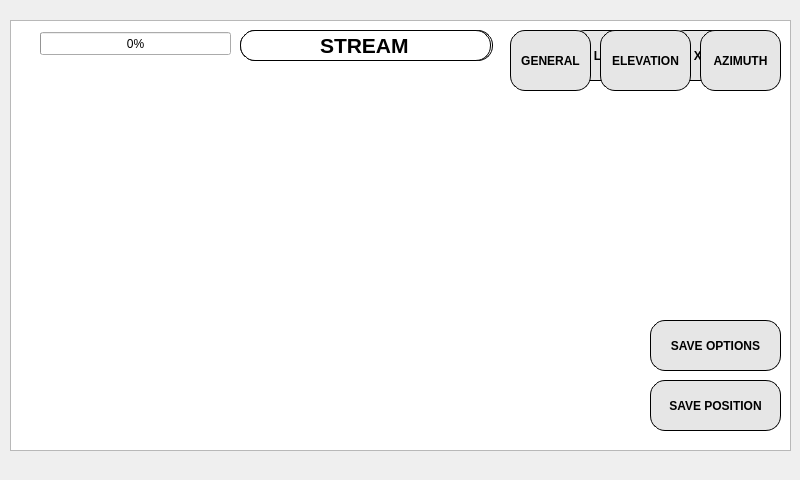
<?xml version="1.0" encoding="UTF-8"?>
<ui version="4.0">
 <class>AfficheSolutions</class>
 <widget class="QDialog" name="AfficheSolutions">
  <property name="geometry">
   <rect>
    <x>0</x>
    <y>0</y>
    <width>800</width>
    <height>480</height>
   </rect>
  </property>
  <property name="windowTitle">
   <string>Rover Solutions</string>
  </property>
  <widget class="QGraphicsView" name="AfficheSolutionsgraphicsView">
   <property name="enabled">
    <bool>true</bool>
   </property>
   <property name="geometry">
    <rect>
     <x>10</x>
     <y>20</y>
     <width>781</width>
     <height>431</height>
    </rect>
   </property>
   <property name="autoFillBackground">
    <bool>false</bool>
   </property>
   <property name="backgroundBrush">
    <brush brushstyle="NoBrush">
     <color alpha="0">
      <red>0</red>
      <green>0</green>
      <blue>0</blue>
     </color>
    </brush>
   </property>
   <property name="foregroundBrush">
    <brush brushstyle="NoBrush">
     <color alpha="0">
      <red>0</red>
      <green>0</green>
      <blue>0</blue>
     </color>
    </brush>
   </property>
  </widget>
  <widget class="QLineEdit" name="lineEditStatut">
   <property name="enabled">
    <bool>true</bool>
   </property>
   <property name="geometry">
    <rect>
     <x>242</x>
     <y>30</y>
     <width>251</width>
     <height>31</height>
    </rect>
   </property>
   <property name="font">
    <font>
     <pointsize>16</pointsize>
     <weight>75</weight>
     <bold>true</bold>
    </font>
   </property>
   <property name="styleSheet">
    <string notr="true">border-radius: 15px;
border: 1px solid black;
</string>
   </property>
   <property name="text">
    <string>STATUS</string>
   </property>
   <property name="alignment">
    <set>Qt::AlignCenter</set>
   </property>
   <property name="dragEnabled">
    <bool>false</bool>
   </property>
   <property name="readOnly">
    <bool>true</bool>
   </property>
  </widget>
  <widget class="QLineEdit" name="lineEditPositionXYZ">
   <property name="enabled">
    <bool>true</bool>
   </property>
   <property name="geometry">
    <rect>
     <x>50</x>
     <y>160</y>
     <width>113</width>
     <height>27</height>
    </rect>
   </property>
   <property name="text">
    <string>Rover Single:</string>
   </property>
   <property name="dragEnabled">
    <bool>false</bool>
   </property>
   <property name="readOnly">
    <bool>true</bool>
   </property>
  </widget>
  <widget class="QLineEdit" name="lineEditPositionX">
   <property name="enabled">
    <bool>true</bool>
   </property>
   <property name="geometry">
    <rect>
     <x>180</x>
     <y>160</y>
     <width>191</width>
     <height>27</height>
    </rect>
   </property>
   <property name="text">
    <string/>
   </property>
   <property name="dragEnabled">
    <bool>false</bool>
   </property>
   <property name="readOnly">
    <bool>true</bool>
   </property>
  </widget>
  <widget class="QLineEdit" name="lineEditPositionY">
   <property name="enabled">
    <bool>true</bool>
   </property>
   <property name="geometry">
    <rect>
     <x>180</x>
     <y>200</y>
     <width>191</width>
     <height>27</height>
    </rect>
   </property>
   <property name="text">
    <string/>
   </property>
   <property name="dragEnabled">
    <bool>false</bool>
   </property>
   <property name="readOnly">
    <bool>true</bool>
   </property>
  </widget>
  <widget class="QLineEdit" name="lineEditPositionZ">
   <property name="enabled">
    <bool>true</bool>
   </property>
   <property name="geometry">
    <rect>
     <x>180</x>
     <y>240</y>
     <width>191</width>
     <height>27</height>
    </rect>
   </property>
   <property name="text">
    <string/>
   </property>
   <property name="dragEnabled">
    <bool>false</bool>
   </property>
   <property name="readOnly">
    <bool>true</bool>
   </property>
  </widget>
  <widget class="QLineEdit" name="lineEditPositionH">
   <property name="enabled">
    <bool>true</bool>
   </property>
   <property name="geometry">
    <rect>
     <x>180</x>
     <y>360</y>
     <width>191</width>
     <height>27</height>
    </rect>
   </property>
   <property name="text">
    <string/>
   </property>
   <property name="dragEnabled">
    <bool>false</bool>
   </property>
   <property name="readOnly">
    <bool>true</bool>
   </property>
  </widget>
  <widget class="QLineEdit" name="lineEditPositionLat">
   <property name="enabled">
    <bool>true</bool>
   </property>
   <property name="geometry">
    <rect>
     <x>180</x>
     <y>280</y>
     <width>191</width>
     <height>27</height>
    </rect>
   </property>
   <property name="text">
    <string/>
   </property>
   <property name="dragEnabled">
    <bool>false</bool>
   </property>
   <property name="readOnly">
    <bool>true</bool>
   </property>
  </widget>
  <widget class="QLineEdit" name="lineEditPositionLong">
   <property name="enabled">
    <bool>true</bool>
   </property>
   <property name="geometry">
    <rect>
     <x>180</x>
     <y>320</y>
     <width>191</width>
     <height>27</height>
    </rect>
   </property>
   <property name="text">
    <string/>
   </property>
   <property name="dragEnabled">
    <bool>false</bool>
   </property>
   <property name="readOnly">
    <bool>true</bool>
   </property>
  </widget>
  <widget class="QLineEdit" name="lineEditPositionLLH">
   <property name="enabled">
    <bool>true</bool>
   </property>
   <property name="geometry">
    <rect>
     <x>50</x>
     <y>280</y>
     <width>113</width>
     <height>27</height>
    </rect>
   </property>
   <property name="text">
    <string>Rover Fixed:</string>
   </property>
   <property name="dragEnabled">
    <bool>false</bool>
   </property>
   <property name="readOnly">
    <bool>true</bool>
   </property>
  </widget>
  <widget class="QLineEdit" name="lineEditRunningTime">
   <property name="enabled">
    <bool>true</bool>
   </property>
   <property name="geometry">
    <rect>
     <x>50</x>
     <y>70</y>
     <width>113</width>
     <height>27</height>
    </rect>
   </property>
   <property name="text">
    <string>Time to run:</string>
   </property>
   <property name="dragEnabled">
    <bool>false</bool>
   </property>
   <property name="readOnly">
    <bool>true</bool>
   </property>
  </widget>
  <widget class="QLineEdit" name="lineEditTimeToRun">
   <property name="enabled">
    <bool>true</bool>
   </property>
   <property name="geometry">
    <rect>
     <x>180</x>
     <y>70</y>
     <width>191</width>
     <height>27</height>
    </rect>
   </property>
   <property name="text">
    <string/>
   </property>
   <property name="dragEnabled">
    <bool>false</bool>
   </property>
   <property name="readOnly">
    <bool>true</bool>
   </property>
  </widget>
  <widget class="QLineEdit" name="lineEditPositioningMode">
   <property name="enabled">
    <bool>true</bool>
   </property>
   <property name="geometry">
    <rect>
     <x>50</x>
     <y>110</y>
     <width>113</width>
     <height>27</height>
    </rect>
   </property>
   <property name="text">
    <string>Pos Mode:</string>
   </property>
   <property name="dragEnabled">
    <bool>false</bool>
   </property>
   <property name="readOnly">
    <bool>true</bool>
   </property>
  </widget>
  <widget class="QLineEdit" name="lineEditModePosition">
   <property name="enabled">
    <bool>true</bool>
   </property>
   <property name="geometry">
    <rect>
     <x>180</x>
     <y>110</y>
     <width>191</width>
     <height>27</height>
    </rect>
   </property>
   <property name="styleSheet">
    <string notr="true"/>
   </property>
   <property name="text">
    <string/>
   </property>
   <property name="dragEnabled">
    <bool>false</bool>
   </property>
   <property name="readOnly">
    <bool>true</bool>
   </property>
  </widget>
  <widget class="QLineEdit" name="lineEditSatellites">
   <property name="enabled">
    <bool>true</bool>
   </property>
   <property name="geometry">
    <rect>
     <x>240</x>
     <y>30</y>
     <width>251</width>
     <height>31</height>
    </rect>
   </property>
   <property name="font">
    <font>
     <pointsize>16</pointsize>
     <weight>75</weight>
     <bold>true</bold>
    </font>
   </property>
   <property name="styleSheet">
    <string notr="true">border-radius: 15px;
border: 1px solid black;
</string>
   </property>
   <property name="text">
    <string> SATELLITES</string>
   </property>
   <property name="alignment">
    <set>Qt::AlignCenter</set>
   </property>
   <property name="dragEnabled">
    <bool>false</bool>
   </property>
   <property name="readOnly">
    <bool>true</bool>
   </property>
  </widget>
  <widget class="QLineEdit" name="lineEditSatRover">
   <property name="enabled">
    <bool>true</bool>
   </property>
   <property name="geometry">
    <rect>
     <x>390</x>
     <y>160</y>
     <width>311</width>
     <height>27</height>
    </rect>
   </property>
   <property name="text">
    <string/>
   </property>
   <property name="dragEnabled">
    <bool>false</bool>
   </property>
   <property name="readOnly">
    <bool>true</bool>
   </property>
  </widget>
  <widget class="QLineEdit" name="lineEditStream">
   <property name="enabled">
    <bool>true</bool>
   </property>
   <property name="geometry">
    <rect>
     <x>240</x>
     <y>30</y>
     <width>251</width>
     <height>31</height>
    </rect>
   </property>
   <property name="font">
    <font>
     <pointsize>16</pointsize>
     <weight>75</weight>
     <bold>true</bold>
    </font>
   </property>
   <property name="styleSheet">
    <string notr="true">border-radius: 15px;
border: 1px solid black;
</string>
   </property>
   <property name="text">
    <string>STREAM</string>
   </property>
   <property name="alignment">
    <set>Qt::AlignCenter</set>
   </property>
   <property name="dragEnabled">
    <bool>false</bool>
   </property>
   <property name="readOnly">
    <bool>true</bool>
   </property>
  </widget>
  <widget class="QProgressBar" name="progressBarSatellites">
   <property name="geometry">
    <rect>
     <x>40</x>
     <y>32</y>
     <width>191</width>
     <height>23</height>
    </rect>
   </property>
   <property name="maximum">
    <number>32</number>
   </property>
   <property name="value">
    <number>0</number>
   </property>
  </widget>
  <widget class="QPushButton" name="PushButtonSauvegarde">
   <property name="geometry">
    <rect>
     <x>650</x>
     <y>380</y>
     <width>131</width>
     <height>51</height>
    </rect>
   </property>
   <property name="font">
    <font>
     <weight>75</weight>
     <bold>true</bold>
    </font>
   </property>
   <property name="styleSheet">
    <string notr="true">border-radius: 15px;
border: 1px solid black;
background-color: rgb(230, 230, 230);</string>
   </property>
   <property name="text">
    <string>SAVE POSITION</string>
   </property>
  </widget>
  <widget class="QLineEdit" name="lineEditSolutionStatus1">
   <property name="enabled">
    <bool>true</bool>
   </property>
   <property name="geometry">
    <rect>
     <x>390</x>
     <y>110</y>
     <width>113</width>
     <height>27</height>
    </rect>
   </property>
   <property name="text">
    <string>Solution status:</string>
   </property>
   <property name="dragEnabled">
    <bool>false</bool>
   </property>
   <property name="readOnly">
    <bool>true</bool>
   </property>
  </widget>
  <widget class="QLineEdit" name="lineEditSolutionStatus2">
   <property name="enabled">
    <bool>true</bool>
   </property>
   <property name="geometry">
    <rect>
     <x>520</x>
     <y>110</y>
     <width>191</width>
     <height>27</height>
    </rect>
   </property>
   <property name="text">
    <string/>
   </property>
   <property name="dragEnabled">
    <bool>false</bool>
   </property>
   <property name="readOnly">
    <bool>true</bool>
   </property>
  </widget>
  <widget class="QCustomPlot" name="widget" native="true">
   <property name="geometry">
    <rect>
     <x>40</x>
     <y>70</y>
     <width>701</width>
     <height>371</height>
    </rect>
   </property>
  </widget>
  <widget class="QLineEdit" name="MessageUserlineEdit">
   <property name="geometry">
    <rect>
     <x>50</x>
     <y>400</y>
     <width>551</width>
     <height>27</height>
    </rect>
   </property>
  </widget>
  <widget class="QLineEdit" name="lineEditSatBase">
   <property name="enabled">
    <bool>true</bool>
   </property>
   <property name="geometry">
    <rect>
     <x>390</x>
     <y>200</y>
     <width>311</width>
     <height>27</height>
    </rect>
   </property>
   <property name="text">
    <string/>
   </property>
   <property name="dragEnabled">
    <bool>false</bool>
   </property>
   <property name="readOnly">
    <bool>true</bool>
   </property>
  </widget>
  <widget class="QLineEdit" name="lineEditSatValides">
   <property name="enabled">
    <bool>true</bool>
   </property>
   <property name="geometry">
    <rect>
     <x>390</x>
     <y>240</y>
     <width>311</width>
     <height>27</height>
    </rect>
   </property>
   <property name="text">
    <string>Valides Satellites</string>
   </property>
   <property name="dragEnabled">
    <bool>false</bool>
   </property>
   <property name="readOnly">
    <bool>true</bool>
   </property>
  </widget>
  <widget class="QPushButton" name="pushButtonXYZ">
   <property name="geometry">
    <rect>
     <x>670</x>
     <y>30</y>
     <width>71</width>
     <height>51</height>
    </rect>
   </property>
   <property name="font">
    <font>
     <weight>75</weight>
     <bold>true</bold>
    </font>
   </property>
   <property name="styleSheet">
    <string notr="true">border-radius: 15px;
border: 1px solid black;
background-color: rgb(230, 230, 230);</string>
   </property>
   <property name="text">
    <string>XYZ</string>
   </property>
   <attribute name="buttonGroup">
    <string notr="true">buttonGroup</string>
   </attribute>
  </widget>
  <widget class="QPushButton" name="pushButtonLLH">
   <property name="geometry">
    <rect>
     <x>570</x>
     <y>30</y>
     <width>71</width>
     <height>51</height>
    </rect>
   </property>
   <property name="font">
    <font>
     <weight>75</weight>
     <bold>true</bold>
    </font>
   </property>
   <property name="styleSheet">
    <string notr="true">border-radius: 15px;
border: 1px solid black;
background-color: rgb(230, 230, 230);</string>
   </property>
   <property name="text">
    <string>LLH</string>
   </property>
   <attribute name="buttonGroup">
    <string notr="true">buttonGroup</string>
   </attribute>
  </widget>
  <widget class="QPushButton" name="pushButtonSat1">
   <property name="geometry">
    <rect>
     <x>510</x>
     <y>30</y>
     <width>81</width>
     <height>61</height>
    </rect>
   </property>
   <property name="font">
    <font>
     <weight>75</weight>
     <bold>true</bold>
    </font>
   </property>
   <property name="styleSheet">
    <string notr="true">border-radius: 15px;
border: 1px solid black;
background-color: rgb(230, 230, 230);</string>
   </property>
   <property name="text">
    <string>GENERAL</string>
   </property>
  </widget>
  <widget class="QPushButton" name="pushButtonSat2">
   <property name="geometry">
    <rect>
     <x>600</x>
     <y>30</y>
     <width>91</width>
     <height>61</height>
    </rect>
   </property>
   <property name="font">
    <font>
     <weight>75</weight>
     <bold>true</bold>
    </font>
   </property>
   <property name="styleSheet">
    <string notr="true">border-radius: 15px;
border: 1px solid black;
background-color: rgb(230, 230, 230);</string>
   </property>
   <property name="text">
    <string>ELEVATION</string>
   </property>
  </widget>
  <widget class="QPushButton" name="pushButtonSat3">
   <property name="geometry">
    <rect>
     <x>700</x>
     <y>30</y>
     <width>81</width>
     <height>61</height>
    </rect>
   </property>
   <property name="font">
    <font>
     <weight>75</weight>
     <bold>true</bold>
    </font>
   </property>
   <property name="styleSheet">
    <string notr="true">border-radius: 15px;
border: 1px solid black;
background-color: rgb(230, 230, 230);</string>
   </property>
   <property name="text">
    <string>AZIMUTH</string>
   </property>
  </widget>
  <widget class="QLineEdit" name="lineEditPosEvol">
   <property name="enabled">
    <bool>true</bool>
   </property>
   <property name="geometry">
    <rect>
     <x>240</x>
     <y>30</y>
     <width>251</width>
     <height>31</height>
    </rect>
   </property>
   <property name="font">
    <font>
     <pointsize>16</pointsize>
     <weight>75</weight>
     <bold>true</bold>
    </font>
   </property>
   <property name="styleSheet">
    <string notr="true">border-radius: 15px;
border: 1px solid black;
</string>
   </property>
   <property name="text">
    <string>EVOLUTION</string>
   </property>
   <property name="alignment">
    <set>Qt::AlignCenter</set>
   </property>
   <property name="dragEnabled">
    <bool>false</bool>
   </property>
   <property name="readOnly">
    <bool>true</bool>
   </property>
  </widget>
  <widget class="QPushButton" name="PushButtonSauveOptions">
   <property name="geometry">
    <rect>
     <x>650</x>
     <y>320</y>
     <width>131</width>
     <height>51</height>
    </rect>
   </property>
   <property name="font">
    <font>
     <weight>75</weight>
     <bold>true</bold>
    </font>
   </property>
   <property name="styleSheet">
    <string notr="true">border-radius: 15px;
border: 1px solid black;
background-color: rgb(230, 230, 230);</string>
   </property>
   <property name="text">
    <string>SAVE OPTIONS</string>
   </property>
  </widget>
  <zorder>lineEditPosEvol</zorder>
  <zorder>widget</zorder>
  <zorder>lineEditPositionXYZ</zorder>
  <zorder>lineEditPositionX</zorder>
  <zorder>lineEditPositionY</zorder>
  <zorder>lineEditPositionZ</zorder>
  <zorder>lineEditPositionH</zorder>
  <zorder>lineEditPositionLat</zorder>
  <zorder>lineEditPositionLong</zorder>
  <zorder>lineEditPositionLLH</zorder>
  <zorder>lineEditRunningTime</zorder>
  <zorder>lineEditTimeToRun</zorder>
  <zorder>lineEditPositioningMode</zorder>
  <zorder>lineEditModePosition</zorder>
  <zorder>lineEditSatRover</zorder>
  <zorder>lineEditSolutionStatus1</zorder>
  <zorder>lineEditSolutionStatus2</zorder>
  <zorder>MessageUserlineEdit</zorder>
  <zorder>lineEditSatBase</zorder>
  <zorder>lineEditSatValides</zorder>
  <zorder>AfficheSolutionsgraphicsView</zorder>
  <zorder>lineEditSatellites</zorder>
  <zorder>lineEditStatut</zorder>
  <zorder>lineEditStream</zorder>
  <zorder>pushButtonLLH</zorder>
  <zorder>pushButtonXYZ</zorder>
  <zorder>PushButtonSauvegarde</zorder>
  <zorder>pushButtonSat1</zorder>
  <zorder>pushButtonSat2</zorder>
  <zorder>pushButtonSat3</zorder>
  <zorder>progressBarSatellites</zorder>
  <zorder>PushButtonSauveOptions</zorder>
 </widget>
 <customwidgets>
  <customwidget>
   <class>QCustomPlot</class>
   <extends>QWidget</extends>
   <header>qcustomplot.h</header>
   <container>1</container>
  </customwidget>
 </customwidgets>
 <resources/>
 <connections/>
 <buttongroups>
  <buttongroup name="buttonGroup"/>
 </buttongroups>
</ui>
